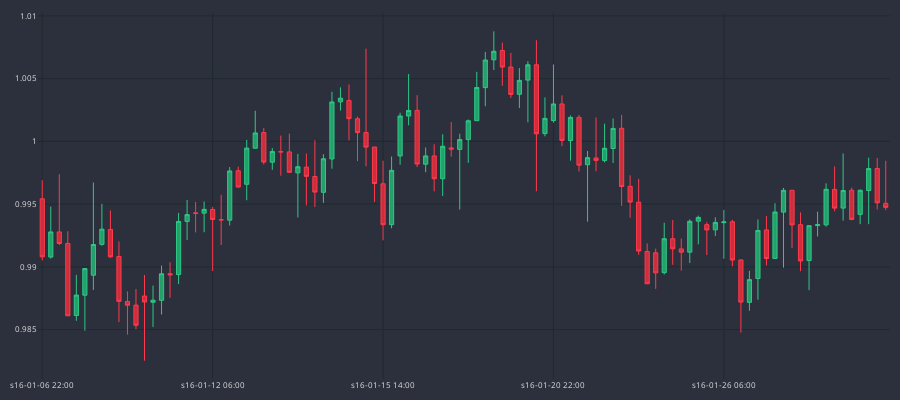

Here is the notebook cell this chart was saved with:
### Code cell
fig = go.Figure()
fig.add_trace(go.Candlestick(
    x=df_plot.sTime,
    open=df_plot.mid_o,
    high=df_plot.mid_h,
    low=df_plot.mid_l,
    close=df_plot.mid_c,
    line=dict(width=1), opacity=1,
    increasing_fillcolor='#24A06B',
    decreasing_fillcolor="#CC2E3C",
    increasing_line_color='#2EC886',  
    decreasing_line_color='#FF3A4C'
))

fig.update_yaxes(
    gridcolor="#1f292f"
)
fig.update_xaxes(
    gridcolor="#1f292f",
    rangeslider=dict(visible=False),
    nticks=5
)

fig.update_layout(
    width=900,
    height=400,
    margin=dict(l=10,r=10,b=10,t=10),
    paper_bgcolor="#2c303c",
    plot_bgcolor="#2c303c",
    font=dict(size=8, color="#e1e1e1")
)

fig.show()
